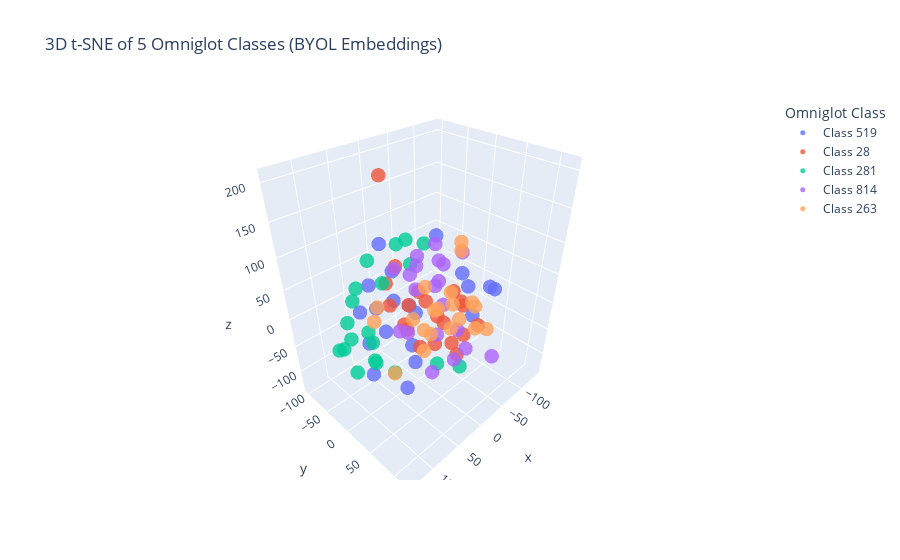

The notebook cell this image was saved under:
### Code cell
import plotly.express as px
import pandas as pd

# Create a dataframe for easier plotting
df = pd.DataFrame({
    'x': X_3d[:, 0],
    'y': X_3d[:, 1],
    'z': X_3d[:, 2],
    'class': y
})

# Filter only selected class labels (5 classes)
df = df[df['class'].isin(selected_classes)]

# Map original class labels to consistent string labels
label_map = {label: f"Class {label}" for label in selected_classes}
df['class'] = df['class'].map(label_map)

# Create interactive 3D scatter plot
fig = px.scatter_3d(df, x='x', y='y', z='z',
                    color='class',
                    title="3D t-SNE of 5 Omniglot Classes (BYOL Embeddings)",
                    labels={"class": "Omniglot Class"},
                    opacity=0.8)

fig.update_traces(marker=dict(size=5))
fig.show()

### Figure 1 — Plotly figure (JSON) as saved in the notebook; plotly's stock layout.template omitted (floating-point values rounded to 4 significant figures)
{"data": [{"hovertemplate": "Omniglot Class=Class 519<br>x=%{x}<br>y=%{y}<br>z=%{z}<extra></extra>", "legendgroup": "Class 519", "marker": {"color": "#636efa", "opacity": 0.8, "size": 5, "symbol": "circle"}, "mode": "markers", "name": "Class 519", "scene": "scene", "showlegend": true, "type": "scatter3d", "x": [82.23, -35.81, -2.481, 12.05, -105.3, -71.67, 43.34, 13.47, -7.15, 32.63, -68.45, 8.527, -15.96, 69.11, -56.09, 47.42, -104.0, -14.38, -140.7, 34.93], "y": [-8.806, -58.97, -57.89, -2.162, -10.09, 30.2, -83.4, -96.51, -64.12, -36.96, 71.06, -87.77, -23.32, 47.92, 53.55, -60.93, 54.73, -99.85, -101.1, 28.36], "z": [-77.76, -43.41, -16.15, -62.37, 8.721, 19.86, -27.63, 0.9674, 32.17, -44.4, 40.72, -41.47, -27.97, -72.09, -12.21, -73.46, 11.01, 61.32, 27.1, -60.39]}, {"hovertemplate": "Omniglot Class=Class 28<br>x=%{x}<br>y=%{y}<br>z=%{z}<extra></extra>", "legendgroup": "Class 28", "marker": {"color": "#EF553B", "opacity": 0.8, "size": 5, "symbol": "circle"}, "mode": "markers", "name": "Class 28", "scene": "scene", "showlegend": true, "type": "scatter3d", "x": [-5.787, 19.97, 33.78, 65.16, -12.48, 25.08, 27.41, -2.771, 48.85, 42.2, 10.69, 35.02, 21.71, -27.61, 57.83, 17.85, 26.67, 50.99, 66.75, 2.567], "y": [102.4, 0.2853, 102.6, 69.33, 53.28, 71.28, -37.5, 82.1, 28.36, -21.08, 86.09, 48.86, -22.45, 58.39, 5.768, 18.11, 57.74, 108.1, 42.78, 38.93], "z": [27.31, 18.43, 3.14, 14.53, 52.53, 31.27, 39.93, 0.8645, 8.875, 205.6, 65.07, 58.67, 72.59, 23.71, 40.98, 49.26, -12.36, 36.58, 35.74, 10.88]}, {"hovertemplate": "Omniglot Class=Class 281<br>x=%{x}<br>y=%{y}<br>z=%{z}<extra></extra>", "legendgroup": "Class 281", "marker": {"color": "#00cc96", "opacity": 0.8, "size": 5, "symbol": "circle"}, "mode": "markers", "name": "Class 281", "scene": "scene", "showlegend": true, "type": "scatter3d", "x": [4.043, 91.25, 90.48, -90.94, 116.4, 23.31, 124.1, 104.3, 65.45, 126.5, 102.1, 134.5, 76.6, 70.24, 73.87, -43.72, 86.39, 33.59, 95.45, -38.39], "y": [-19.9, 49.49, 8.012, -81.03, 45.17, 9.307, -22.84, -26.76, -25.39, 17.35, -13.08, 6.067, -40.04, 8.067, -24.4, 45.72, -49.65, -5.201, 13.14, 2.398], "z": [107.3, -25.49, -33.52, 39.18, 5.783, 90.68, -13.38, 19.65, 99.02, -23.33, 61.08, 14.44, 54.41, 83.22, -13.4, -111.7, -34.06, 118.1, 5.076, -132.1]}, {"hovertemplate": "Omniglot Class=Class 814<br>x=%{x}<br>y=%{y}<br>z=%{z}<extra></extra>", "legendgroup": "Class 814", "marker": {"color": "#ab63fa", "opacity": 0.8, "size": 5, "symbol": "circle"}, "mode": "markers", "name": "Class 814", "scene": "scene", "showlegend": true, "type": "scatter3d", "x": [-57.74, -44.02, -19.09, 25.13, -35.25, -32.69, -54.99, -68.29, -36.3, -41.36, -50.18, -2.052, -52.27, -72.37, -50.36, 1.418, -8.525, -22.85, 5.383, -17.31], "y": [-23.25, -102.6, -26.31, 3.255, 5.211, 6.875, -21.5, -16.5, 60.67, 9.367, -71.67, -45.66, 29.94, 15.33, -54.85, 71.43, 28.57, -28.27, 33.28, 120.6], "z": [0.9719, 2.123, 12.33, -26.45, 34.55, 70.89, 76.35, 38.73, -59.53, -8.869, 2.809, -69.65, -51.65, 70.77, 44.17, -48.67, -35.21, 50.73, -98.11, -22.17]}, {"hovertemplate": "Omniglot Class=Class 263<br>x=%{x}<br>y=%{y}<br>z=%{z}<extra></extra>", "legendgroup": "Class 263", "marker": {"color": "#FFA15A", "opacity": 0.8, "size": 5, "symbol": "circle"}, "mode": "markers", "name": "Class 263", "scene": "scene", "showlegend": true, "type": "scatter3d", "x": [-112.9, -53.06, -100.6, -26.22, -67.54, -72.92, -98.4, -80.85, -89.51, 83.16, -16.15, -108.1, 43.45, -107.7, 40.33, -95.3, -34.66, -83.1, -121.5, 113.5], "y": [-21.25, -42.62, 27.03, -0.8268, -33.11, -1.441, 25.5, -6.156, 57.44, 76.35, -5.88, -34.43, -8.031, -13.01, -43.68, -51.18, 44.64, -70.35, 1.247, 43.49], "z": [56.85, -95.91, -78.95, -63.07, -57.15, -79.76, -33.96, -37.42, -55.79, 72.75, -94.86, -41.86, -102.8, -86.8, 1.612, -78.78, 101.1, -36.73, -51.24, 67.76]}], "layout": {"legend": {"title": {"text": "Omniglot Class"}, "tracegroupgap": 0}, "scene": {"domain": {"x": [0, 1], "y": [0, 1]}, "xaxis": {"title": {"text": "x"}}, "yaxis": {"title": {"text": "y"}}, "zaxis": {"title": {"text": "z"}}}, "title": {"text": "3D t-SNE of 5 Omniglot Classes (BYOL Embeddings)"}}}
